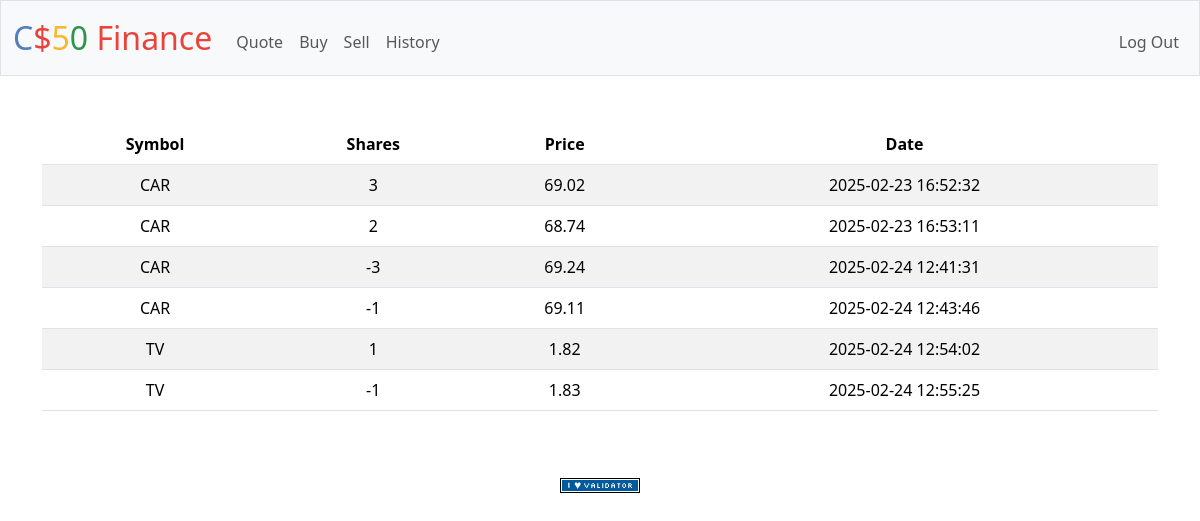
Screenshot of /history (signed in) with the database file from the repository.
### tables this page shows
CREATE TABLE stocks (id INTEGER PRIMARY KEY AUTOINCREMENT NOT NULL, user_id INTEGER NOT NULL, symbol TEXT NOT NULL, price NUMERIC NOT NULL, shares INTEGER NOT NULL, total_price NUMERIC NOT NULL, date_created datetime default current_timestamp, FOREIGN KEY (user_id) REFERENCES users(id));

### app.py (the view)
@app.route("/history")
@login_required
def history():
    stocks = db.execute("SELECT * FROM stocks")
    return render_template("history.html", stocks = stocks)

### app.py (called while the page is built)
@app.after_request
def after_request(response):
    response.headers["Cache-Control"] = "no-cache, no-store, must-revalidate"
    response.headers["Expires"] = 0
    response.headers["Pragma"] = "no-cache"
    return response

### helpers.py (called while the page is built)
def login_required(f):
    @wraps(f)
    def decorated_function(*args, **kwargs):
        if session.get("user_id") is None:
            return redirect("/login")
        return f(*args, **kwargs)
    return decorated_function

### templates/history.html (shortened to what this page needs)
{% extends "layout.html" %}
{% block main %}
    <div class="table-responsive" style="overflow: auto; max-height: 580px">
        <table class="table table-striped">
            <thead>
                <tr>
                    <th scope="col">Symbol</th>
                    <th scope="col">Shares</th>
                    <th scope="col">Price</th>
                    <th scope="col">Date</th>
                </tr>
            </thead>
            <tbody>
                {% for stock in stocks %}
                <tr>
                    <td>{{stock['symbol']}}</td>
                    <td>{{stock['shares']}}</td>
                    <td>{{stock['price']}}</td>
                    <td>{{stock['date_created']}}</td>
                </tr>
                {% endfor %}
            </tbody>
        </table>
    </div>
{% endblock %}

### rows the page displays
stocks: symbol "CAR", shares "3", price "69.02", date_created "2025-02-23 16:52:32"
stocks: symbol "CAR", shares "2", price "68.74", date_created "2025-02-23 16:53:11"
stocks: symbol "CAR", shares "-3", price "69.24", date_created "2025-02-24 12:41:31"
stocks: symbol "CAR", shares "-1", price "69.11", date_created "2025-02-24 12:43:46"
stocks: symbol "TV", shares "1", price "1.82", date_created "2025-02-24 12:54:02"
stocks: symbol "TV", shares "-1", price "1.83", date_created "2025-02-24 12:55:25"
